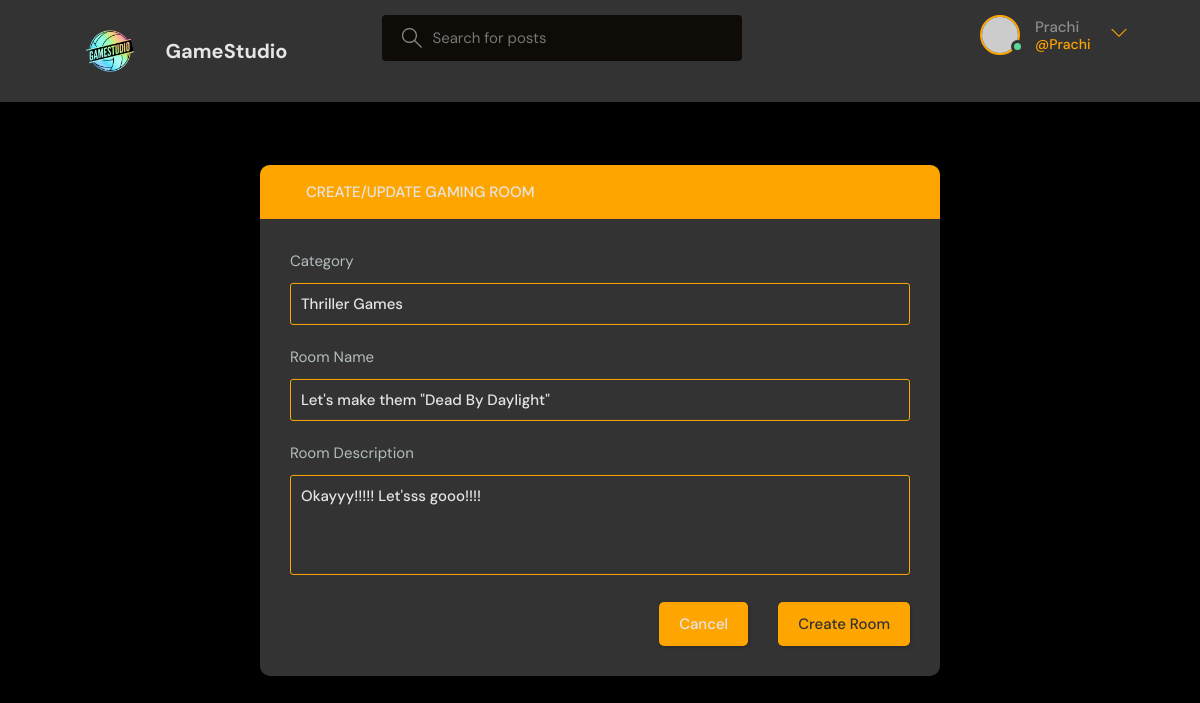
Screenshot of /update-room/2/ (signed in) with the database file from the repository.
### base/models.py (models this page shows, shortened)
class Room(models.Model):
    host = models.ForeignKey(User, on_delete=models.SET_NULL, null = True)
    topic = models.ForeignKey(Topic, on_delete=models.SET_NULL, null = True)
    name = models.CharField(max_length=200)
    description = models.TextField(null=True, blank=True)
    participants = models.ManyToManyField(User, related_name='participants', blank=True)
    updated = models.DateTimeField(auto_now=True)
    created = models.DateTimeField(auto_now_add=True)
    class Meta:
        ordering = ['-updated','-created']

class Topic(models.Model):
    name = models.CharField(max_length=200)

### base/views.py (the view, shortened to what this page needs)
# urls.py: path('update-room/<str:pk>/',views.updateRoom, name="update-room"),
@login_required(login_url='/login')
def updateRoom(request, pk):
    topics = Topic.objects.all()
    room = Room.objects.get(id=pk)
    form = RoomForm(instance=room)
    if request.user != room.host:
        return HttpResponse('You are not allowed here!')
    context={'form':form, 'topics':topics, 'room':room}
    return render(request, 'base/room_form.html', context)

### base/forms.py
class RoomForm(ModelForm):
    class Meta:
        model = Room
        fields = '__all__'
        exclude = ['host', 'participants']

### base/templates/base/room_form.html (shortened to what this page needs)
{% extends 'main.html' %}
  {% block content %}
  <main class="create-room layout">
    <div class="container">
      <div class="layout__box">
        <div class="layout__boxHeader">
          <div class="layout__boxTitle">
            <a href="{% url 'home' %}">
              <svg version="1.1" xmlns="http://www.w3.org/2000/svg" width="32" height="32" viewBox="0 0 32 32">
                <title>arrow-left</title>
                <path
                  d="M13.723 2.286l-13.723 13.714 13.719 13.714 1.616-1.611-10.96-10.96h27.625v-2.286h-27.625l10.965-10.965-1.616-1.607z">
                </path>
              </svg>
            </a>
            <h3>Create/Update Gaming Room</h3>
          </div>
        </div>
        <div class="layout__body">
          <form class="form" action="" method="POST">
            <div class="form__group">
              <label for="room_topic">Category</label>
              <input required type="text" value="{{room.topic.name}}"name="topic" list="topic-list"/>
            </div>
            <div class="form__group">
              <label for="room_name">Room Name</label>
              {{form.name}}
            </div>
            <div class="form__group">
              <label for="room_description">Room Description</label>
              {{form.description}}
            </div>
            <div class="form__action">
              <a class="btn btn--dark" href="{% url 'home' %}">Cancel</a>
              <button class="btn btn--main" type="submit">Create Room</button>
            </div>
          </form>
        </div>
      </div>
    </div>
  </main>
  {% endblock %}

### templates/navbar.html (shortened to what this page needs)
{% load static %}
<header class="header header--loggedIn">
    <div class="container">
        <a href="{% url 'home' %}" class="header__logo">
            <img src="{% static 'images/MyLogo.png' %}" />
            <h1>GameStudio</h1>
        </a>
        <form class="header__search" method="GET" action="{% url 'home' %}">
            <label>
            <input name="q" placeholder="Search for posts" />
            </label>
        </form>
        <nav class="header__menu">
            {% if request.user.is_authenticated %}
            <div class="header__user">
                <a href="{% url 'update-user' %}">
                    <div class="avatar avatar--medium active">
                        <img src="https://randomuser.me/api/portraits/men/37.jpg" />
                    </div>
                    <p>{{request.user.username}}<span>@{{request.user.username}}</span></p>
                </a>
                <button class="dropdown-button">
                    <svg version="1.1" xmlns="http://www.w3.org/2000/svg" width="32" height="32" viewBox="0 0 32 32">
                        <title>chevron-down</title>
                        <path d="M16 21l-13-13h-3l16 16 16-16h-3l-13 13z"></path>
                    </svg>
                </button>
            </div>
            {% else %}
            <a href="{% url 'login' %}">
                <img src="{% static 'images/avatar.svg' %}" />
                <p>Login</p>
            </a>
            {% endif %}
        </nav>
    </div>
</header>

### rows the page displays
Room: topic "Thriller Games", name "Let's make them \"Dead By Daylight\"", description "Okayyy!!!!! Let'sss gooo!!!!"

### other values shown
{{ request.user.username }} "Prachi"
